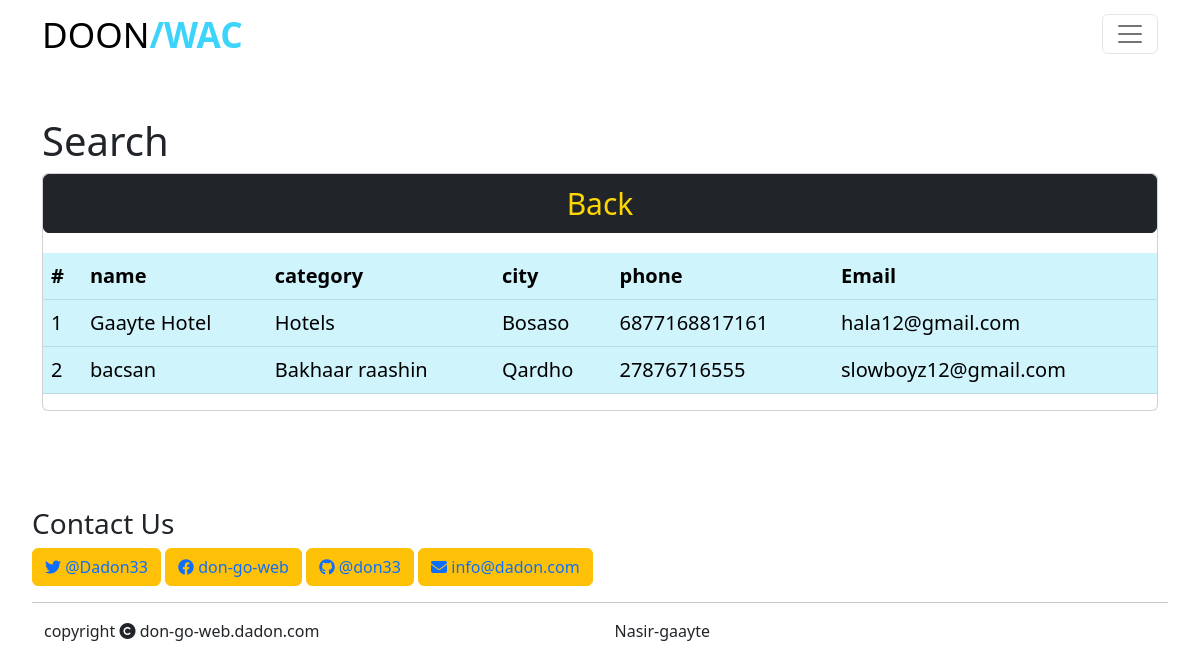
The app's page /search/ with its own data.
### core/models.py (models this page shows, shortened)
class Contactmodel(models.Model):
    auther=models.ForeignKey(User,on_delete=models.CASCADE)
    logo = models.ImageField(blank=True, null=True)
    name = models.CharField(max_length=255,null=False,blank=False)
    category=models.ForeignKey(Categorymodel,on_delete=models.CASCADE)
    city=models.ForeignKey(Citymodel,on_delete=models.CASCADE)
    phone1 = models.IntegerField(null=False,blank=False)
    email = models.EmailField(max_length=100, blank=True, null= True)
    location_imo = models.ImageField(null=True, blank=True)
    location_url = models.URLField()
    desc = models.TextField(null=True, blank=True)

class Categorymodel(models.Model):
    name = models.CharField(max_length=100)
    def __str__(self):
        return self.name

class Citymodel(models.Model):
    name=models.CharField(max_length=100)
    def __str__(self):
        return self.name

### core/views.py (the view)
# urls.py: path('search/',views.search,name='search'),
def search(request):
    cont_filter = ContactFilter(request.GET, queryset =Contactmodel.objects.all())
    return render(request,'core/search.html',{
        'form':cont_filter.form,
        'searched':cont_filter.qs,
        })

### core/templates/core/search.html
{% extends 'core/home.html' %}
{% block content %}
<div class="mt-5">
    <div class="container">
        <h1>Search </h1>
        <div class="card">
            <button style="font-size:30px;" class="btn btn-dark" type="submit"><a style="text-decoration: none; color:gold;" href="{% url 'home' %}">Back</a></button>
            <table class="table table-info table-striped-columnstable">
                <thead>
                    <tr class="table-info">
                        <th>#</th>
                        <th>name</th>
                        <th>category</th>
                        <th>city</th>
                        <th>phone</th>
                        <th>Email</th>
                    </tr>
                </thead>
                <tbody>
                    {% for x in searched %}
                    <tr>
                        <td class="table-info">{{forloop.counter}}</td>
                        <td class="table-info">{{x.name}}</td>
                        <td class="table-info">{{x.category}}</td>
                        <td class="table-info">{{x.city}}</td>
                        <td class="table-info">{{x.phone1}}</td>
                        <td class="table-info" ><a href="{{x.email.url}}"></a>{{x.email}}</td>
                    </tr>
                    {%endfor%}
                </tbody>
            </table>
        </div>
    </div>
</div>
{% endblock content %}

### static/css/main.css (style rules this page uses)
:root { --cta--color:rgb(57, 187, 219); }
body { background: #f2f2f2; margin: 0; padding: 0; font-family: "Roboto Condensed"; font-size: small; font-weight: 50; }
a { color: #444444; }
table { margin: 1em auto; float: left; width: 100%; height: 100%; size: 1ch; font-size: 20px; }

### records on screen
Contactmodel: name "Gaayte Hotel", category "Hotels", city "Bosaso", phone1 "6877168817161", email "hala12@gmail.com"
Contactmodel: name "bacsan", category "Bakhaar raashin", city "Qardho", phone1 "27876716555", email "slowboyz12@gmail.com"
